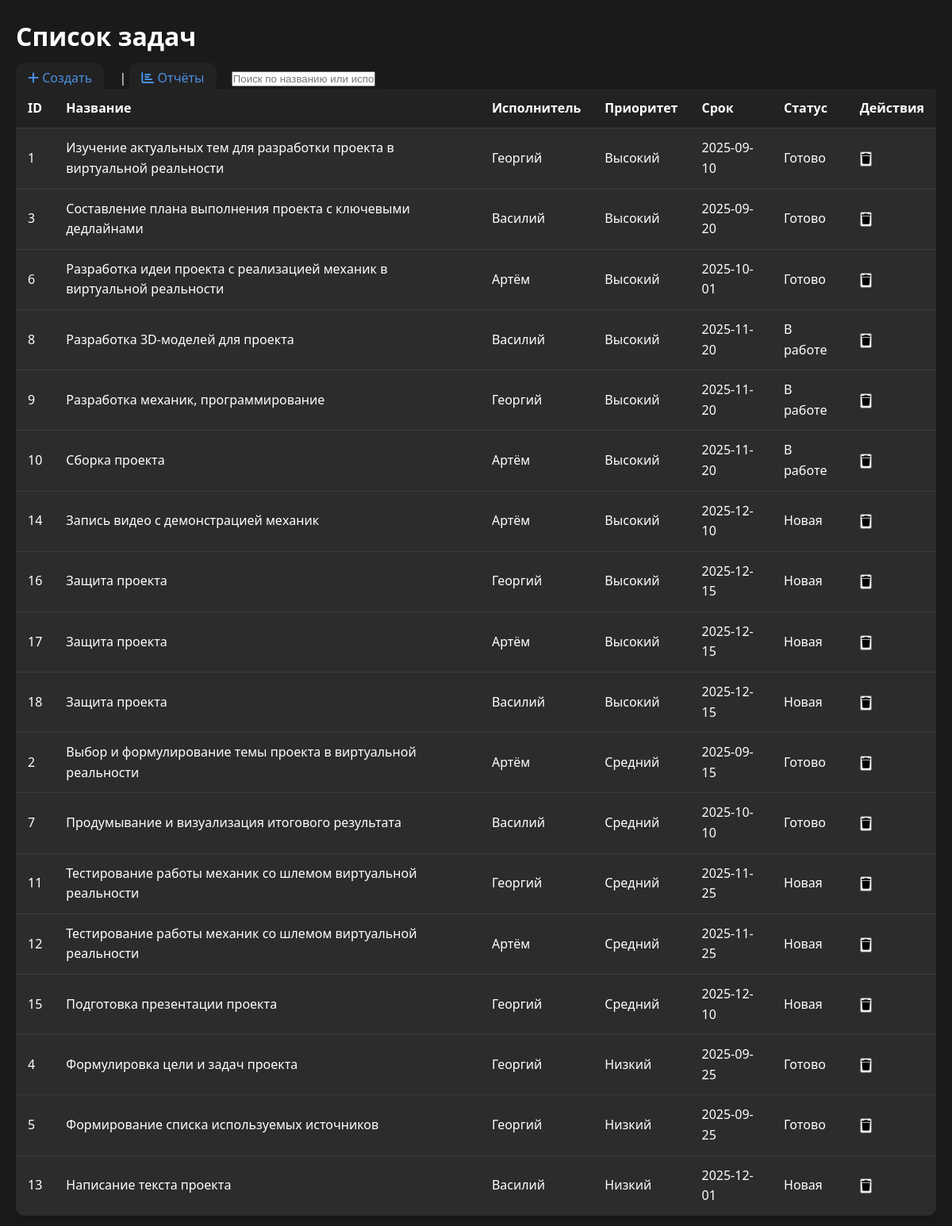
The page / on the database its author committed.
### tables this page shows
CREATE TABLE tasks (
            id INTEGER PRIMARY KEY AUTOINCREMENT,
            title TEXT NOT NULL,
            description TEXT,
            assignee TEXT,
            priority TEXT,
            due_date TEXT,
            status TEXT DEFAULT 'Новая',
            created_at TEXT DEFAULT CURRENT_TIMESTAMP
        );

### app.py (the view)
@app.route('/')
def index():
    conn = get_db_connection()
    tasks = conn.execute('SELECT * FROM tasks ORDER BY CASE priority WHEN "Высокий" THEN 1 WHEN "Средний" THEN 2 ELSE 3 END, due_date').fetchall()
    conn.close()
    return render_template('index.html', tasks=tasks)

### app.py (called while the page is built)
def get_db_connection():
    conn = sqlite3.connect(DB_FILE)
    conn.row_factory = sqlite3.Row
    return conn

### templates/index.html (shortened to what this page needs)
<!doctype html>
<html lang="ru">
<head>
<link rel="stylesheet" href="{{ url_for('static', filename='css/style.css') }}">
<link rel="stylesheet" href="https://cdnjs.cloudflare.com/ajax/libs/font-awesome/6.5.0/css/all.min.css">
</head>
<body>
<div class="container">
<h1>Список задач</h1>
<div class="header-links">
<a href="/create"><i class="fa fa-plus"></i> Создать</a> |
<a href="/reports"><i class="fa fa-chart-bar"></i> Отчёты</a>
<input type="text" id="searchInput" placeholder="Поиск по названию или исполнителю" onkeyup="searchTable()">
</div>
<table id="tasksTable">
<thead>
<tr>
    <th data-type="number">ID</th>
    <th data-type="string">Название</th>
    <th data-type="string">Исполнитель</th>
    <th data-type="string">Приоритет</th>
    <th data-type="date">Срок</th>
    <th data-type="string">Статус</th>
    <th data-type="string">Действия</th>
</tr>
</thead>
<tbody>
{% for t in tasks %}
<tr>
<td>{{ t.id }}</td>
<td>{{ t.title }}</td>
<td>{{ t.assignee or '-' }}</td>
<td>{{ t.priority }}</td>
<td>{{ t.due_date }}</td>
<td>{{ t.status }}</td>
<td>
    <button class="delete-btn" data-id="{{ t.id }}" data-title="{{ t.title|e }}">
        <i class="fa fa-trash"></i>
    </button>
</td>
</tr>
{% endfor %}
</tbody>
</table>
</div>
</body>
</html>

### static/css/style.css (style rules this page uses)
:root { --bg-primary: #1a1a1a; --bg-secondary: #222222; --bg-card: #2c2c2c; --text-primary: #ffffff; --text-secondary: #b0b0b0; --accent-blue: #4a90e2; --accent-green: #4caf50; --accent-red: #f44336; --accent-yellow: #ff9800; --accent-purple: #9c27b0; --border: #3a3a3a; --shadow: 0 4px 6px rgba(0, 0, 0, 0.1); --radius: 10px; }
* { margin: 0; padding: 0; box-sizing: border-box; }
body { background-color: var(--bg-primary); color: var(--text-primary); font-family: 'Segoe UI', Tahoma, Geneva, Verdana, sans-serif; line-height: 1.6; padding: 20px; }
a { color: var(--accent-blue); text-decoration: none; }
.container { max-width: 1200px; margin: 0 auto; }
h1, h2, h3 { margin-bottom: 15px; font-weight: 600; }
.header-links a { margin-right: 15px; padding: 8px 15px; background-color: var(--bg-secondary); border-radius: var(--radius); transition: background-color 0.2s; }
table { width: 100%; background-color: var(--bg-card); border-radius: var(--radius); border-collapse: collapse; margin-bottom: 20px; box-shadow: var(--shadow); }
th, td { padding: 12px 15px; text-align: left; border-bottom: 1px solid var(--border); }
th { background-color: var(--bg-secondary); font-weight: 600; color: var(--text-primary); cursor: pointer; user-select: none; }
td { color: var(--text-primary); }
tr:last-child td { border-bottom: none; }

### rows shown on the page
tasks: id "1", title "Изучение актуальных тем для разработки проекта в виртуальной реальности", assignee "Георгий", priority "Высокий", due_date "2025-09-10", status "Готово"
tasks: id "3", title "Составление плана выполнения проекта с ключевыми дедлайнами", assignee "Василий", priority "Высокий", due_date "2025-09-20", status "Готово"
tasks: id "6", title "Разработка идеи проекта с реализацией механик в виртуальной реальности", assignee "Артём", priority "Высокий", due_date "2025-10-01", status "Готово"
tasks: id "8", title "Разработка 3D-моделей для проекта", assignee "Василий", priority "Высокий", due_date "2025-11-20", status "В работе"
tasks: id "9", title "Разработка механик, программирование", assignee "Георгий", priority "Высокий", due_date "2025-11-20", status "В работе"
tasks: id "10", title "Сборка проекта", assignee "Артём", priority "Высокий", due_date "2025-11-20", status "В работе"
tasks: id "14", title "Запись видео с демонстрацией механик", assignee "Артём", priority "Высокий", due_date "2025-12-10", status "Новая"
tasks: id "16", title "Защита проекта", assignee "Георгий", priority "Высокий", due_date "2025-12-15", status "Новая"
tasks: id "17", title "Защита проекта", assignee "Артём", priority "Высокий", due_date "2025-12-15", status "Новая"
tasks: id "18", title "Защита проекта", assignee "Василий", priority "Высокий", due_date "2025-12-15", status "Новая"
tasks: id "2", title "Выбор и формулирование темы проекта в виртуальной реальности", assignee "Артём", priority "Средний", due_date "2025-09-15", status "Готово"
tasks: id "7", title "Продумывание и визуализация итогового результата", assignee "Василий", priority "Средний", due_date "2025-10-10", status "Готово"
tasks: id "11", title "Тестирование работы механик со шлемом виртуальной реальности", assignee "Георгий", priority "Средний", due_date "2025-11-25", status "Новая"
tasks: id "12", title "Тестирование работы механик со шлемом виртуальной реальности", assignee "Артём", priority "Средний", due_date "2025-11-25", status "Новая"
tasks: id "15", title "Подготовка презентации проекта", assignee "Георгий", priority "Средний", due_date "2025-12-10", status "Новая"
tasks: id "4", title "Формулировка цели и задач проекта", assignee "Георгий", priority "Низкий", due_date "2025-09-25", status "Готово"
tasks: id "5", title "Формирование списка используемых источников", assignee "Георгий", priority "Низкий", due_date "2025-09-25", status "Готово"
tasks: id "13", title "Написание текста проекта", assignee "Василий", priority "Низкий", due_date "2025-12-01", status "Новая"
